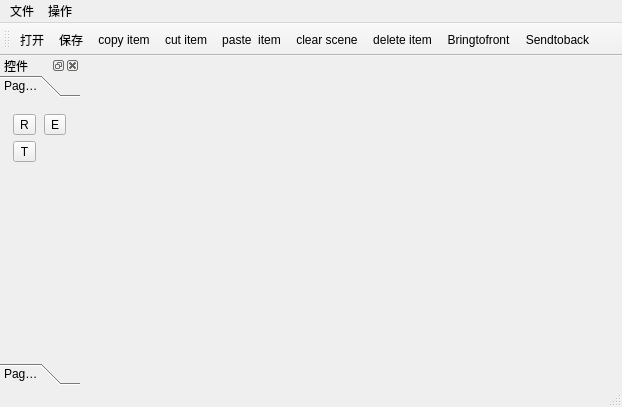
<?xml version="1.0" encoding="UTF-8"?>
<ui version="4.0">
 <class>MyGraphics</class>
 <widget class="QMainWindow" name="MyGraphics">
  <property name="geometry">
   <rect>
    <x>0</x>
    <y>0</y>
    <width>622</width>
    <height>407</height>
   </rect>
  </property>
  <property name="mouseTracking">
   <bool>false</bool>
  </property>
  <property name="acceptDrops">
   <bool>false</bool>
  </property>
  <property name="windowTitle">
   <string>MyGraphics</string>
  </property>
  <widget class="QWidget" name="centralWidget"/>
  <widget class="QMenuBar" name="menuBar">
   <property name="geometry">
    <rect>
     <x>0</x>
     <y>0</y>
     <width>622</width>
     <height>23</height>
    </rect>
   </property>
   <widget class="QMenu" name="menu">
    <property name="title">
     <string>文件</string>
    </property>
    <addaction name="actionOpen"/>
    <addaction name="actionSave"/>
   </widget>
   <widget class="QMenu" name="menu_2">
    <property name="title">
     <string>操作</string>
    </property>
    <addaction name="actionClear_scene"/>
    <addaction name="actionDelete_item"/>
    <addaction name="actionCopy_item"/>
    <addaction name="actionCut_item"/>
    <addaction name="actionPaste_item"/>
   </widget>
   <addaction name="menu"/>
   <addaction name="menu_2"/>
  </widget>
  <widget class="QToolBar" name="mainToolBar">
   <property name="windowTitle">
    <string>主菜单</string>
   </property>
   <attribute name="toolBarArea">
    <enum>TopToolBarArea</enum>
   </attribute>
   <attribute name="toolBarBreak">
    <bool>false</bool>
   </attribute>
   <addaction name="actionOpen"/>
   <addaction name="actionSave"/>
   <addaction name="actionCopy_item"/>
   <addaction name="actionCut_item"/>
   <addaction name="actionPaste_item"/>
   <addaction name="actionClear_scene"/>
   <addaction name="actionDelete_item"/>
   <addaction name="actionBringtofront"/>
   <addaction name="actionSendtoback"/>
  </widget>
  <widget class="QStatusBar" name="statusBar"/>
  <widget class="QDockWidget" name="dockWidget">
   <property name="minimumSize">
    <size>
     <width>80</width>
     <height>143</height>
    </size>
   </property>
   <property name="maximumSize">
    <size>
     <width>80</width>
     <height>524287</height>
    </size>
   </property>
   <property name="allowedAreas">
    <set>Qt::LeftDockWidgetArea</set>
   </property>
   <property name="windowTitle">
    <string>控件</string>
   </property>
   <attribute name="dockWidgetArea">
    <number>1</number>
   </attribute>
   <widget class="QWidget" name="dockWidgetContents">
    <layout class="QVBoxLayout" name="verticalLayout">
     <property name="spacing">
      <number>0</number>
     </property>
     <property name="margin">
      <number>0</number>
     </property>
     <item>
      <widget class="QToolBox" name="toolBox">
       <property name="currentIndex">
        <number>0</number>
       </property>
       <widget class="QWidget" name="page">
        <property name="geometry">
         <rect>
          <x>0</x>
          <y>0</y>
          <width>80</width>
          <height>266</height>
         </rect>
        </property>
        <attribute name="label">
         <string>Page 1</string>
        </attribute>
        <layout class="QGridLayout" name="gridLayout">
         <item row="2" column="0">
          <spacer name="verticalSpacer">
           <property name="orientation">
            <enum>Qt::Vertical</enum>
           </property>
           <property name="sizeHint" stdset="0">
            <size>
             <width>20</width>
             <height>40</height>
            </size>
           </property>
          </spacer>
         </item>
         <item row="0" column="0">
          <widget class="QToolButton" name="toolButton">
           <property name="text">
            <string>R</string>
           </property>
          </widget>
         </item>
         <item row="0" column="1">
          <widget class="QToolButton" name="toolButton_2">
           <property name="text">
            <string>E</string>
           </property>
          </widget>
         </item>
         <item row="1" column="0">
          <widget class="QToolButton" name="textiTemButton">
           <property name="text">
            <string>T</string>
           </property>
          </widget>
         </item>
        </layout>
       </widget>
       <widget class="QWidget" name="page_2">
        <property name="geometry">
         <rect>
          <x>0</x>
          <y>0</y>
          <width>80</width>
          <height>266</height>
         </rect>
        </property>
        <attribute name="label">
         <string>Page 2</string>
        </attribute>
       </widget>
      </widget>
     </item>
    </layout>
   </widget>
  </widget>
  <action name="actionOpen">
   <property name="text">
    <string>打开</string>
   </property>
   <property name="shortcut">
    <string>Ctrl+O</string>
   </property>
  </action>
  <action name="actionSave">
   <property name="text">
    <string>保存</string>
   </property>
   <property name="shortcut">
    <string>Ctrl+S</string>
   </property>
  </action>
  <action name="actionClear_scene">
   <property name="text">
    <string>clear scene</string>
   </property>
  </action>
  <action name="actionSendtoback">
   <property name="text">
    <string>Sendtoback</string>
   </property>
  </action>
  <action name="actionBringtofront">
   <property name="text">
    <string>Bringtofront</string>
   </property>
  </action>
  <action name="actionDelete_item">
   <property name="text">
    <string>delete item</string>
   </property>
   <property name="shortcut">
    <string>Del</string>
   </property>
  </action>
  <action name="actionCopy_item">
   <property name="text">
    <string>copy item</string>
   </property>
   <property name="shortcut">
    <string>Ctrl+C</string>
   </property>
  </action>
  <action name="actionCut_item">
   <property name="text">
    <string>cut item</string>
   </property>
   <property name="shortcut">
    <string>Ctrl+X</string>
   </property>
  </action>
  <action name="actionPaste_item">
   <property name="text">
    <string>paste  item</string>
   </property>
   <property name="shortcut">
    <string>Ctrl+V</string>
   </property>
  </action>
 </widget>
 <layoutdefault spacing="6" margin="11"/>
 <resources/>
 <connections/>
</ui>
